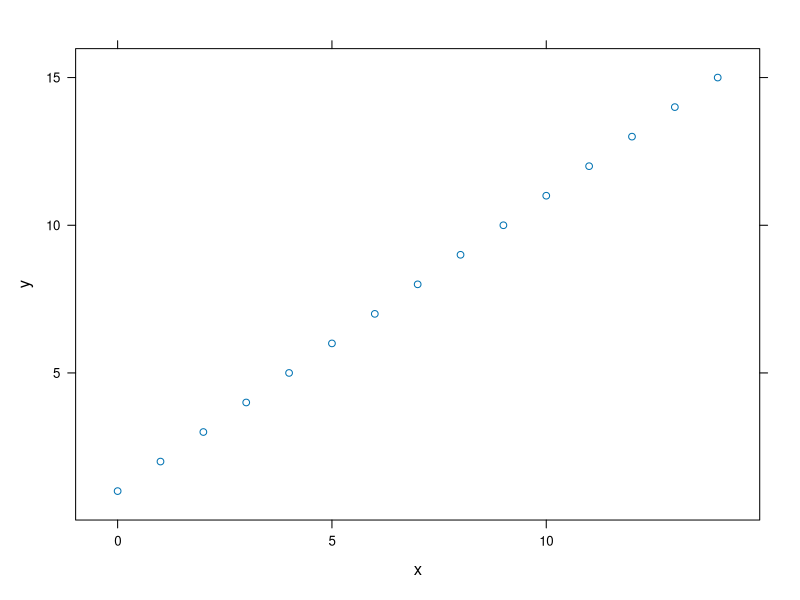
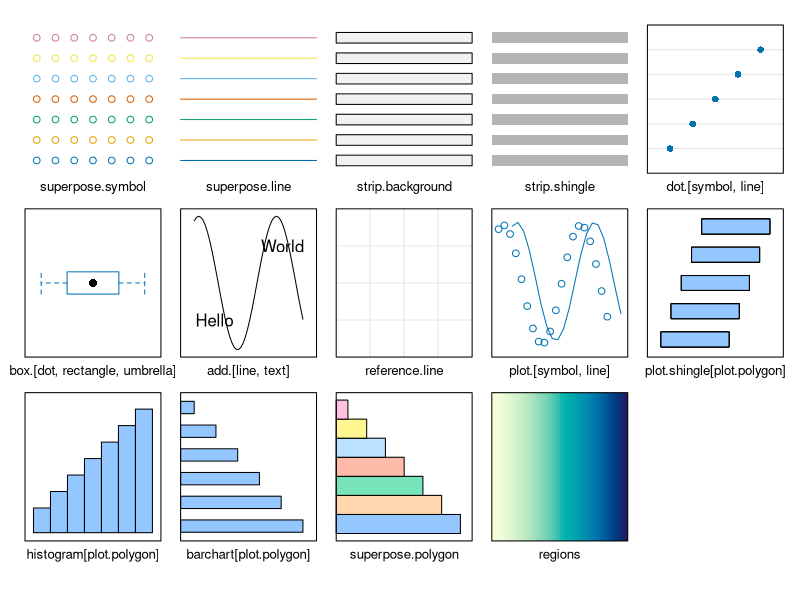
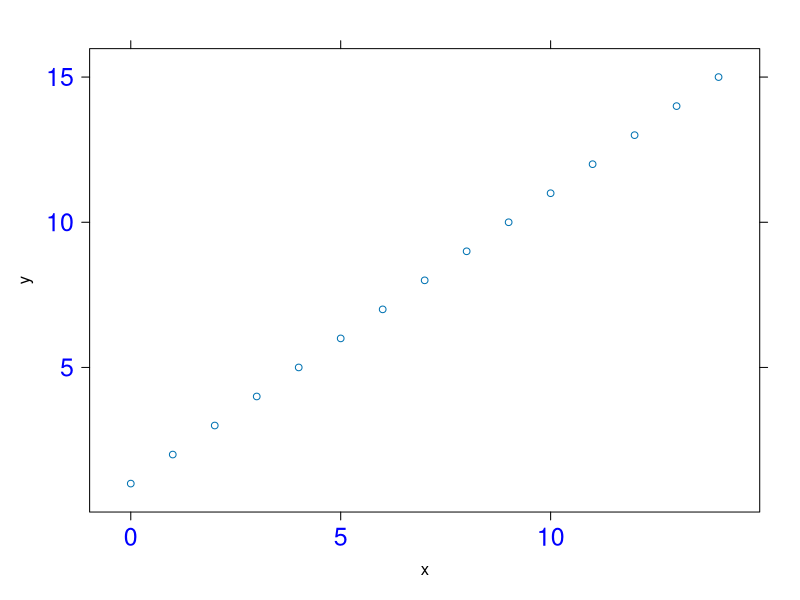
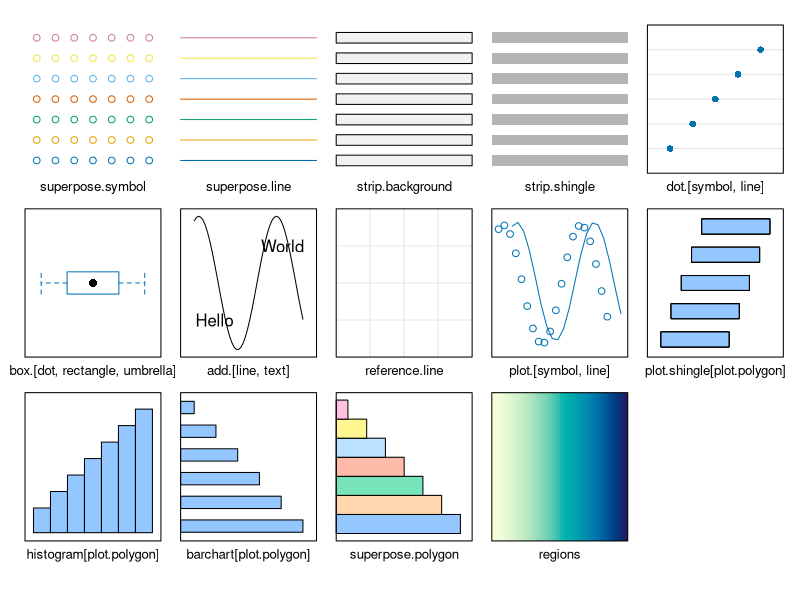
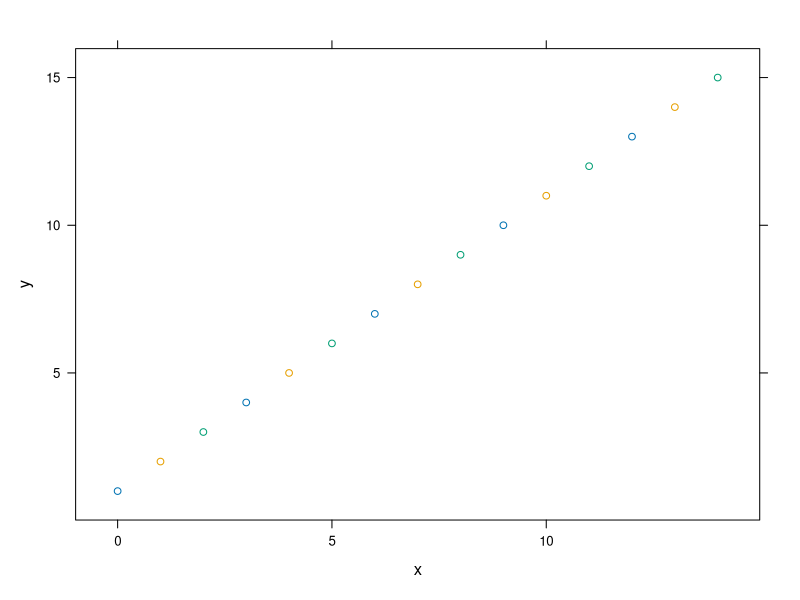
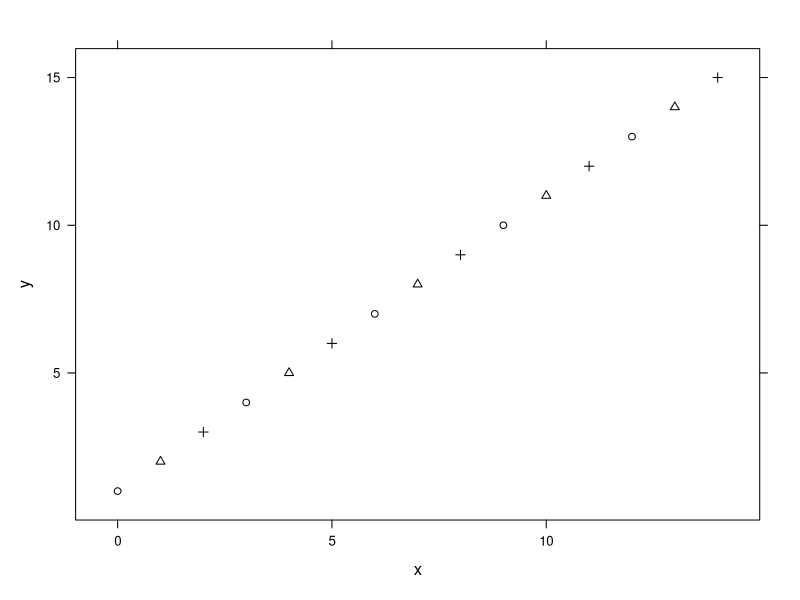
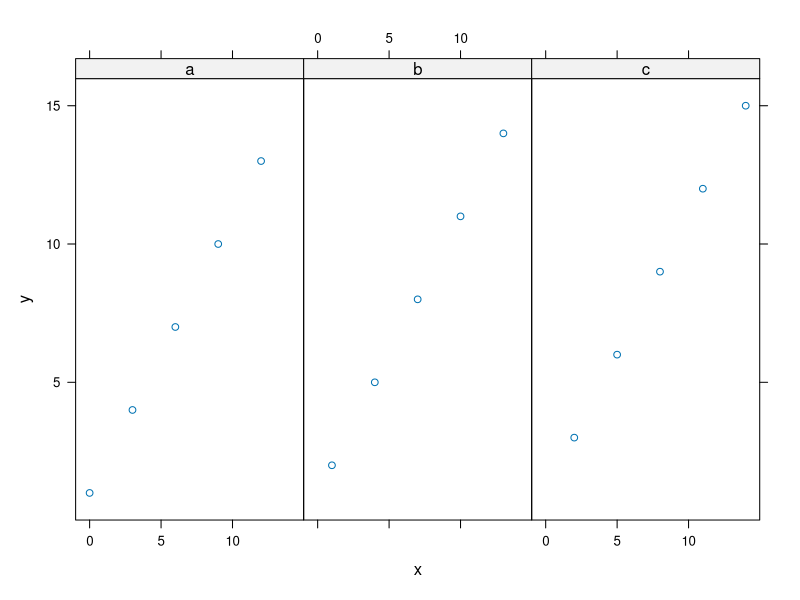
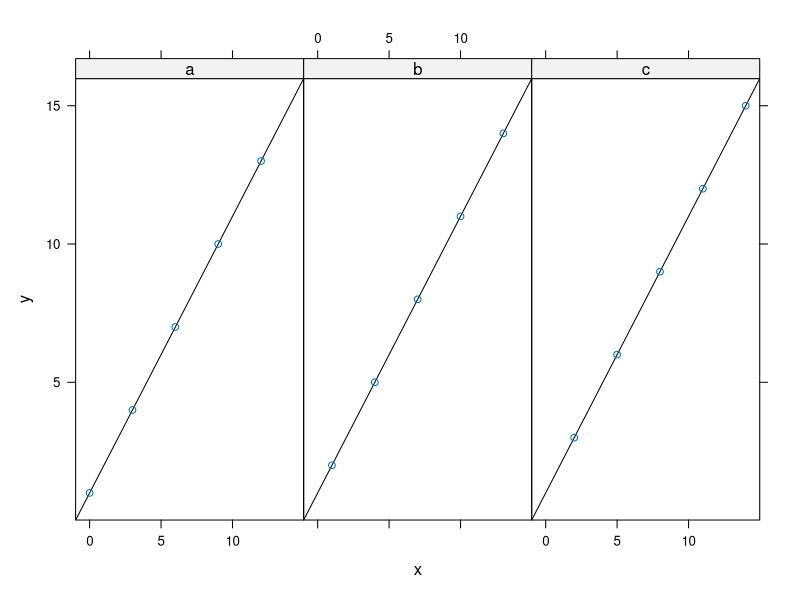

R code for these plots, in order: (Note: this script raises an error after producing the figures.)
## ---- chunk 1
knitr::opts_chunk$set(echo = TRUE)
## ---- chunk 2
if(!require(lattice)) install.packages('lattice')
names(trellis.par.get())
## ---- chunk 3
data = data.frame(x = seq(0, 14),
                  y = seq(1:15),
                  z = rep(c('a', 'b', 'c'), times = 5))
xyplot(y ~ x, data = data)
show.settings()
## ---- chunk 4
op = trellis.par.get()
trellis.par.get('axis.text')
trellis.par.set(list(axis.text = list(cex = 1.5, col = 'blue')))
xyplot(y ~ x, data = data)
trellis.par.set(op)
show.settings()
## ---- chunk 5
op = trellis.par.get()
xyplot(y ~ x, groups = z, data = data)
mysetting = trellis.par.get()
mysetting$superpose.symbol$col
mysetting$superpose.symbol$pch
mysetting$superpose.symbol$pch = 1:10
mysetting$superpose.symbol$col = 'black'
trellis.par.set(mysetting)
xyplot(y ~ x, groups = z, data = data)
trellis.par.set(op)
## ---- chunk 6
xyplot(y ~ x|z, data = data, layout = c(3, 1))

# panel.abline()
mypanel = function(...) {
  panel.abline(a = 1, b = 1)
  panel.xyplot(...)
}

xyplot(y ~ x|z, data = data, layout = c(3, 1), panel = mypanel)
## ---- chunk 7
densityplot(~ mpg, data = mtcars, 
            lty = 1:2, col = 1:2, lwd = 2,
            groups = factor(am), 
            main = list("MPG Distribution by Tranamission Type", cex = 1.5),
            xlab = "Miles per Gallon",
            key = list(column = 2, 
                       space = "bottom",
                       title = "Transmission (0 = automatic, 1 = manual)",
                       text = list(levels(factor(mtcars$am))),
                       lines = list(lty = 1:2, col = 1:2, lwd = 2)))
## ---- chunk 8
graph1 = xyplot(mpg ~ wt, data = mtcars, 
                xlab = "Weight", 
                ylab = "Miles Per Gallon")
displacement = equal.count(mtcars$disp, number = 3, overlap = 0)
graph2 = xyplot(mpg ~ wt|displacement, data = mtcars, layout = c(3, 1),
                xlab = "Weight", 
                ylab = "Miles Per Gallon")
## ---- chunk 9
plot(graph1, split = c(1, 1, 2, 1))
plot(graph2, split = c(2, 1, 2, 1), newpage = FALSE)
## ---- chunk 10
plot(graph1, position = c(0, 0, 0.5, 1))
plot(graph2, position = c(0.5, 0, 1, 1), newpage = FALSE)
## ---- chunk 11
str(Titanic)
## ---- chunk 12
barchart(Titanic, 
         layout = c(4, 1),         # 4 columns and 1 row
         auto.key = TRUE,          # legend output
         scales = list(x = 'free') # x axis type
         )
## ---- chunk 13
barchart(Class ~ Freq|Sex + Age, data = as.data.frame(Titanic), 
         groups = Survived, 
         stack = TRUE, 
         layout = c(4, 1),
         auto.key = list(title = 'Survived', columns = 2), 
         scales = list(x = 'free'))
## ---- chunk 14
mygraph = barchart(Class ~ Freq|Sex + Age, 
                   data = as.data.frame(Titanic), 
                   groups = Survived, 
                   layout = c(4, 1),
                   auto.key = list(title = 'Survived', columns = 2),
                   scales = list(x = 'free'))
plot(mygraph)
print(mygraph)
mygraph
## ---- chunk 15
update(mygraph, 
       panel = function(...) {
         panel.grid(h = 0, v = 1)
         panel.barchart(..., border = 'transparent')
       })
## ---- chunk 16
# data
VADeaths
dotplot(x = VADeaths, 
        pch = 1:4, col = 1:4, 
        main = list("Death Rates in virginia - 1940", cex = 1.5),
        xlab = "Rate (per 1000)",
        key = list(column = 4,
                   text = list(colnames(VADeaths)),
                   point = list(pch = 1:4, col = 1:4)))
## ---- chunk 17
dotplot(x = VADeaths, 
        groups = FALSE, 
        main = list("Death Rates in Virginia - 1940", cex = 1.5),
        xlab = "Rate (per 1000)")
## ---- chunk 18
dotplot(x = VADeaths, 
        groups = FALSE, 
        layout = c(1, 4), 
        aspect = 0.5, 
        origin = 0, 
        type = c("p", "h"),
        main = list("Death Rates in Virginia - 1940", cex = 1.3),
        xlab = "Rate (per 1000)")
## ---- chunk 19
xyplot(x = Sepal.Length ~ Sepal.Width | Species, data = iris)
## ---- chunk 20
xyplot(Sepal.Length ~ Sepal.Width | cut(Petal.Width, 2), data = iris)
## ---- chunk 21
data = mtcars[, c(1, 3:7)]
group = mtcars$cyl
splom(x = data,
      groups = group,
      pscales = 0, 
      pch = 1:3, 
      col = 1:3,
      varnames = c('Miles\nper\ngallon', 
                   'Displacement\n(cu. in.)',
                   'Gross\nhorsepower', 
                   'Rear\naxle\nratio',
                   'Weight', '1/4 mile\ntime'),
      key = list(columns = 3, 
                 title = "Number of Cylinders",
                 text = list(levels(factor(mtcars$cyl))),
                 points = list(pch = 1:3, col = 1:3))
      )
## ---- chunk 22
contourplot(volcano, cuts = 20, label = FALSE)
## ---- chunk 23
par.set = list(axis.line = list(col = "transparent"),
               clip = list(panel = "off"))
cloud(Sepal.Length ~ Petal.Length * Petal.Width, 
      data = iris,
      cex = 0.8, 
      pch = 1:3, 
      col = c("blue", "red", "green"),
      groups = Species, 
      screen = list(z = 20, x = -70, y = 0),
      par.setting = par.set, 
      scales = list(col = "black"),
      key = list(title = "Species",
                 column = 3,
                 space = "bottom",
                 text = list(levels(iris$Species)),
                 points = list(pch = 1:3, col = c("blue", "red", "green"))))
## ---- chunk 24
wireframe(x = volcano, 
          shade = TRUE, 
          aspect = c(61 / 87, 0.4),
          light.source = c(10, 0, 10))
